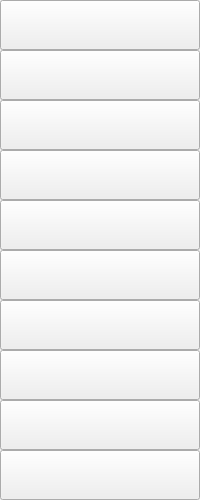
               <widget class="QWidget" name="page_colors">
                <property name="sizePolicy">
                 <sizepolicy hsizetype="Ignored" vsizetype="Preferred">
                  <horstretch>0</horstretch>
                  <verstretch>0</verstretch>
                 </sizepolicy>
                </property>
                <property name="minimumSize">
                 <size>
                  <width>0</width>
                  <height>500</height>
                 </size>
                </property>
                <property name="accessibleName">
                 <string>page_colors</string>
                </property>
                <layout class="QVBoxLayout" name="verticalLayout_26">
                 <property name="spacing">
                  <number>0</number>
                 </property>
                 <property name="leftMargin">
                  <number>0</number>
                 </property>
                 <property name="topMargin">
                  <number>0</number>
                 </property>
                 <property name="rightMargin">
                  <number>0</number>
                 </property>
                 <property name="bottomMargin">
                  <number>0</number>
                 </property>
                 <item>
                  <widget class="QPushButton" name="btn_black">
                   <property name="sizePolicy">
                    <sizepolicy hsizetype="Ignored" vsizetype="Fixed">
                     <horstretch>0</horstretch>
                     <verstretch>0</verstretch>
                    </sizepolicy>
                   </property>
                   <property name="minimumSize">
                    <size>
                     <width>0</width>
                     <height>50</height>
                    </size>
                   </property>
                   <property name="text">
                    <string/>
                   </property>
                   <property name="icon">
                    <iconset>
                     <normaloff>color_img/black.png</normaloff>color_img/black.png</iconset>
                   </property>
                   <property name="iconSize">
                    <size>
                     <width>36</width>
                     <height>36</height>
                    </size>
                   </property>
                  </widget>
                 </item>
                 <item>
                  <widget class="QPushButton" name="btn_red">
                   <property name="sizePolicy">
                    <sizepolicy hsizetype="Ignored" vsizetype="Fixed">
                     <horstretch>0</horstretch>
                     <verstretch>0</verstretch>
                    </sizepolicy>
                   </property>
                   <property name="minimumSize">
                    <size>
                     <width>0</width>
                     <height>50</height>
                    </size>
                   </property>
                   <property name="text">
                    <string/>
                   </property>
                   <property name="icon">
                    <iconset>
                     <normaloff>color_img/red.png</normaloff>color_img/red.png</iconset>
                   </property>
                   <property name="iconSize">
                    <size>
                     <width>36</width>
                     <height>36</height>
                    </size>
                   </property>
                  </widget>
                 </item>
                 <item>
                  <widget class="QPushButton" name="btn_orange">
                   <property name="sizePolicy">
                    <sizepolicy hsizetype="Ignored" vsizetype="Fixed">
                     <horstretch>0</horstretch>
                     <verstretch>0</verstretch>
                    </sizepolicy>
                   </property>
                   <property name="minimumSize">
                    <size>
                     <width>0</width>
                     <height>50</height>
                    </size>
                   </property>
                   <property name="text">
                    <string/>
                   </property>
                   <property name="icon">
                    <iconset>
                     <normaloff>color_img/orange.png</normaloff>color_img/orange.png</iconset>
                   </property>
                   <property name="iconSize">
                    <size>
                     <width>36</width>
                     <height>36</height>
                    </size>
                   </property>
                  </widget>
                 </item>
                 <item>
                  <widget class="QPushButton" name="btn_yellow">
                   <property name="sizePolicy">
                    <sizepolicy hsizetype="Ignored" vsizetype="Fixed">
                     <horstretch>0</horstretch>
                     <verstretch>0</verstretch>
                    </sizepolicy>
                   </property>
                   <property name="minimumSize">
                    <size>
                     <width>0</width>
                     <height>50</height>
                    </size>
                   </property>
                   <property name="text">
                    <string/>
                   </property>
                   <property name="icon">
                    <iconset>
                     <normaloff>color_img/yellow.png</normaloff>color_img/yellow.png</iconset>
                   </property>
                   <property name="iconSize">
                    <size>
                     <width>36</width>
                     <height>36</height>
                    </size>
                   </property>
                  </widget>
                 </item>
                 <item>
                  <widget class="QPushButton" name="btn_green">
                   <property name="sizePolicy">
                    <sizepolicy hsizetype="Ignored" vsizetype="Fixed">
                     <horstretch>0</horstretch>
                     <verstretch>0</verstretch>
                    </sizepolicy>
                   </property>
                   <property name="minimumSize">
                    <size>
                     <width>0</width>
                     <height>50</height>
                    </size>
                   </property>
                   <property name="text">
                    <string/>
                   </property>
                   <property name="icon">
                    <iconset>
                     <normaloff>color_img/green.png</normaloff>color_img/green.png</iconset>
                   </property>
                   <property name="iconSize">
                    <size>
                     <width>36</width>
                     <height>36</height>
                    </size>
                   </property>
                  </widget>
                 </item>
                 <item>
                  <widget class="QPushButton" name="btn_blue">
                   <property name="sizePolicy">
                    <sizepolicy hsizetype="Ignored" vsizetype="Fixed">
                     <horstretch>0</horstretch>
                     <verstretch>0</verstretch>
                    </sizepolicy>
                   </property>
                   <property name="minimumSize">
                    <size>
                     <width>0</width>
                     <height>50</height>
                    </size>
                   </property>
                   <property name="text">
                    <string/>
                   </property>
                   <property name="icon">
                    <iconset>
                     <normaloff>color_img/blue.png</normaloff>color_img/blue.png</iconset>
                   </property>
                   <property name="iconSize">
                    <size>
                     <width>36</width>
                     <height>36</height>
                    </size>
                   </property>
                  </widget>
                 </item>
                 <item>
                  <widget class="QPushButton" name="btn_purple">
                   <property name="sizePolicy">
                    <sizepolicy hsizetype="Ignored" vsizetype="Fixed">
                     <horstretch>0</horstretch>
                     <verstretch>0</verstretch>
                    </sizepolicy>
                   </property>
                   <property name="minimumSize">
                    <size>
                     <width>0</width>
                     <height>50</height>
                    </size>
                   </property>
                   <property name="text">
                    <string/>
                   </property>
                   <property name="icon">
                    <iconset>
                     <normaloff>color_img/purple.png</normaloff>color_img/purple.png</iconset>
                   </property>
                   <property name="iconSize">
                    <size>
                     <width>36</width>
                     <height>36</height>
                    </size>
                   </property>
                  </widget>
                 </item>
                 <item>
                  <widget class="QPushButton" name="btn_pink">
                   <property name="sizePolicy">
                    <sizepolicy hsizetype="Ignored" vsizetype="Fixed">
                     <horstretch>0</horstretch>
                     <verstretch>0</verstretch>
                    </sizepolicy>
                   </property>
                   <property name="minimumSize">
                    <size>
                     <width>0</width>
                     <height>50</height>
                    </size>
                   </property>
                   <property name="text">
                    <string/>
                   </property>
                   <property name="icon">
                    <iconset>
                     <normaloff>color_img/pink.png</normaloff>color_img/pink.png</iconset>
                   </property>
                   <property name="iconSize">
                    <size>
                     <width>36</width>
                     <height>36</height>
                    </size>
                   </property>
                  </widget>
                 </item>
                 <item>
                  <widget class="QPushButton" name="btn_cyan">
                   <property name="sizePolicy">
                    <sizepolicy hsizetype="Ignored" vsizetype="Fixed">
                     <horstretch>0</horstretch>
                     <verstretch>0</verstretch>
                    </sizepolicy>
                   </property>
                   <property name="minimumSize">
                    <size>
                     <width>0</width>
                     <height>50</height>
                    </size>
                   </property>
                   <property name="text">
                    <string/>
                   </property>
                   <property name="icon">
                    <iconset>
                     <normaloff>color_img/cyan.png</normaloff>color_img/cyan.png</iconset>
                   </property>
                   <property name="iconSize">
                    <size>
                     <width>36</width>
                     <height>36</height>
                    </size>
                   </property>
                  </widget>
                 </item>
                 <item>
                  <widget class="QPushButton" name="btn_brown">
                   <property name="sizePolicy">
                    <sizepolicy hsizetype="Ignored" vsizetype="Fixed">
                     <horstretch>0</horstretch>
                     <verstretch>0</verstretch>
                    </sizepolicy>
                   </property>
                   <property name="minimumSize">
                    <size>
                     <width>0</width>
                     <height>50</height>
                    </size>
                   </property>
                   <property name="text">
                    <string/>
                   </property>
                   <property name="icon">
                    <iconset>
                     <normaloff>color_img/brown.png</normaloff>color_img/brown.png</iconset>
                   </property>
                   <property name="iconSize">
                    <size>
                     <width>36</width>
                     <height>36</height>
                    </size>
                   </property>
                  </widget>
                 </item>
                </layout>
               </widget>
